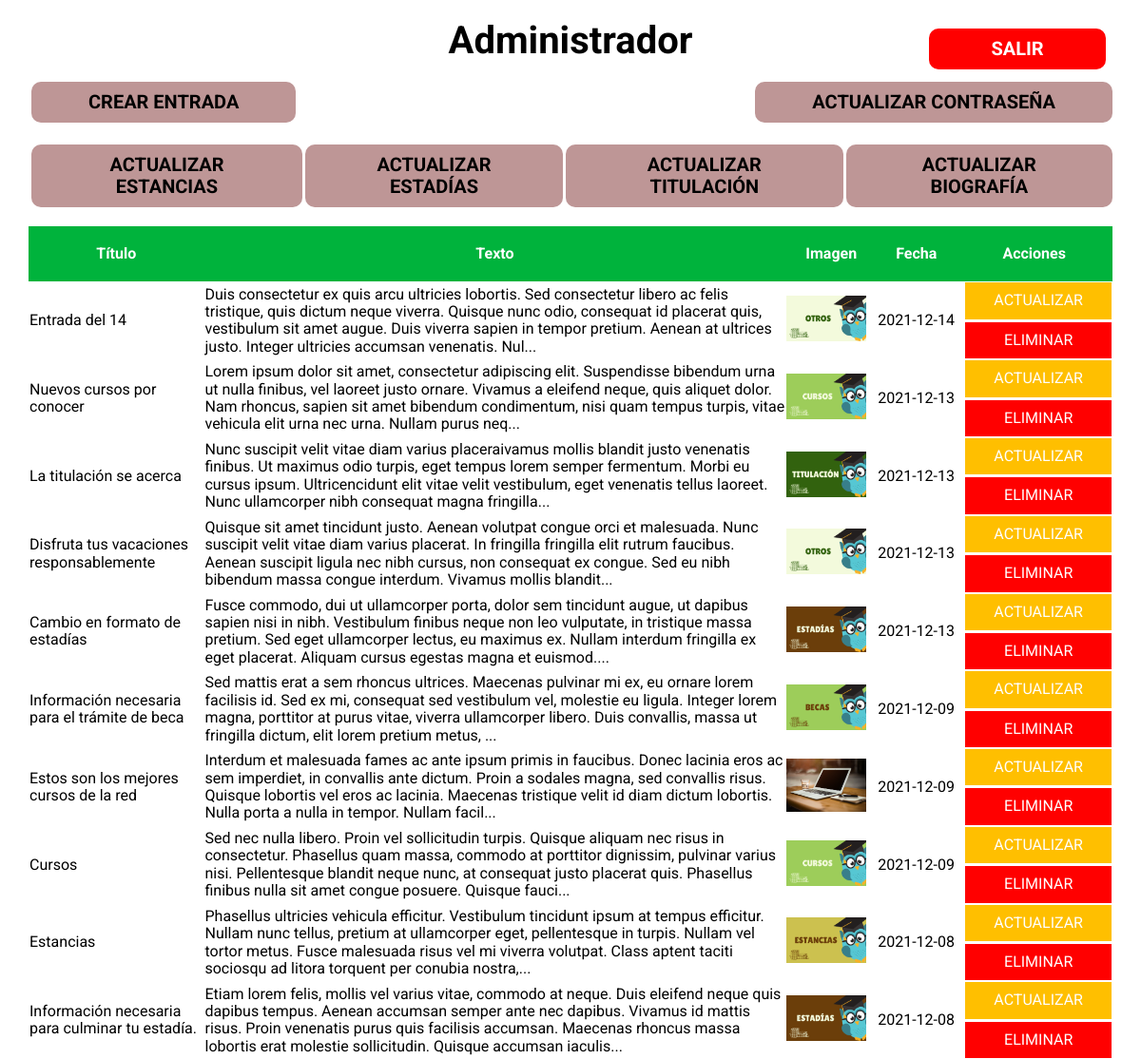
The page /portalCoordinadoresUPG/admin/index.php?carrera=sistemas (signed in) on the database its author committed.
### tables this page shows
CREATE TABLE `entradas` (
  `id` int(11) NOT NULL AUTO_INCREMENT,
  `carrera` varchar(60) DEFAULT NULL,
  `titulo` varchar(100) DEFAULT NULL,
  `texto` longtext,
  `imagen` varchar(200) DEFAULT NULL,
  `fecha` date DEFAULT NULL,
  `filtro` varchar(45) DEFAULT NULL,
  PRIMARY KEY (`id`)
);

### portalCoordinadoresUPG/admin/index.php (the view, shortened to what this page needs)
<?php
    $carrera = $_GET['carrera'];
    $db = conectarDB();
    $query = "SELECT * FROM entradas WHERE carrera = '${carrera}' ORDER BY id DESC";
    $resultadoConsulta = mysqli_query($db, $query);
?>
<!DOCTYPE html>
<html lang="en">
<head>
    <link rel="stylesheet" href="../build/css/app.css">
</head>
<body>
    <main class="contenedor">
        <div class="header-admin">
            <h1 class="titulo-administrador">Administrador</h1>
            <button class="btn btn-salir">
                <a href="../logout.php">Salir</a>
            </button>
        </div>
        <div class="botones botones-principal">
            <button class="btn btn-admin">
                <a href="entradas/crear.php?carrera=<?php echo $carrera;?>" class="btn">Crear Entrada</a>
            </button>
            <div class="config">
                <button class="btn btn-admin">
                    <a href="restaurar.php?carrera=<?php echo $carrera;?>" class="btn">Actualizar contraseña</a>
                </button>
            </div>
        </div>
        <div class="botones botones-secciones">
            <button class="btn btn-admin">
                <a href="actualizar-secciones.php/?carrera=<?php echo $carrera;?>&seccion=estancias">Actualizar Estancias</a>
            </button>
            <button class="btn btn-admin">
                <a href="actualizar-secciones.php/?carrera=<?php echo $carrera;?>&seccion=estadias">Actualizar Estadías</a>
            </button>
            <button class="btn btn-admin">
                <a href="actualizar-secciones.php/?carrera=<?php echo $carrera;?>&seccion=titulacion">Actualizar Titulación</a>
            </button>
            <button class="btn btn-admin">
                <a href="actualizar-biografia.php/?carrera=<?php echo $carrera;?>">Actualizar Biografía</a>
            </button>
        </div>
        <table class="entradas-admin">
            <thead>
                <tr>
                    <th>Título</th>
                    <th>Texto</th>
                    <th>Imagen</th>
                    <th>Fecha</th>
                    <th>Acciones</th>
                </tr>
            </thead>
            <tbody>
                <?php while($entrada = mysqli_fetch_assoc($resultadoConsulta)) : ?>
                    <tr>
                        <td><?php echo $entrada['titulo'];?> </td>
                        <td><?php echo substr($entrada['texto'],0,300) . '...';?></td>
                        <td>
                            <?php if($entrada['imagen']) : ?>
                                <img class="imagen-tabla" src="<?php echo "../imagenes/" . $entrada['imagen']; ?>"  alt="Imagen Entrada">
                            <?php endif ?>
                        </td>
                        <td class="fecha-actualizarEntradas"><?php echo $entrada['fecha'];?></td>
                        <td class="botones-act-eli">
                            <a href="entradas/editar.php?id=<?php echo $entrada['id'] . '&carrera=' .$carrera;?>" class="btn btn-amarillo">Actualizar</a>
                            <form method='POST' class="eliminar">
                                <input type="submit" class="btn btn-rojo" value="eliminar">
                            </form>
                        </td>
                    </tr>
                <?php endwhile; ?>
            </tbody>
        </table>
    </main>
</body>
</html>

### portalCoordinadoresUPG/build/css/app.css (style rules this page uses)
html { line-height: 1.15; -webkit-text-size-adjust: 100%; }
body { margin: 0; }
main { display: block; }
h1 { font-size: 2em; margin: 0.67em 0; }
a { background-color: transparent; }
img { border-style: none; }
button, input, optgroup, select, textarea { font-family: inherit; font-size: 100%; line-height: 1.15; margin: 0; }
button, input { overflow: visible; }
button, select { text-transform: none; }
button, [type=button], [type=reset], [type=submit] { -webkit-appearance: button; }
html { font-size: 62.5%; box-sizing: border-box; scroll-behavior: smooth; }
*, *:before, *:after { box-sizing: inherit; }
body { font-family: "Roboto", sans-serif; font-size: 1.6rem; }
.contenedor { max-width: 120rem; width: 95%; margin: 0 auto; }
a { text-decoration: none; }
img { max-width: 100%; }
h1, h2, h3 { margin: 0; }
h1 { font-size: 4rem; text-align: center; padding-top: 2rem; }
.btn { padding: 1rem 3rem; text-align: center; border: none; text-transform: uppercase; }
.header-admin { display: grid; gap: 1rem; grid-template-columns: repeat(3, 1fr); }
.header-admin .titulo-administrador { grid-column: 2/3; }
.btn-rojo { background-color: #FF0000; display: block; margin-top: 0.3rem; color: #FFF; width: 100%; }
.btn-amarillo { background-color: #ffbf00; display: block; color: #FFF; }
.btn-salir { background-color: #FF0000; font-weight: 700; font-size: 2rem; border-radius: 1rem; transform: translateX(0); max-width: 50%; margin-top: 3rem; margin-left: 18rem; }
.btn-salir:before { content: ""; position: absolute; width: 70%; left: 15%; top: 100%; height: 1rem; background-image: radial-gradient(ellipse, rgba(0, 0, 0, 0.35) 0%, rgba(0, 0, 0, 0) 80%); transition: 0.4s; opacity: 0; }
.btn-salir a { color: #FFF; }
.btn-admin { background-color: #be9696; display: block; margin-top: 0.3rem; margin-left: 0.3rem; font-weight: 700; font-size: 2rem; border-radius: 1rem; transform: translateX(0); }
.btn-admin:before { content: ""; position: absolute; width: 70%; left: 15%; top: 100%; height: 1rem; background-image: radial-gradient(ellipse, rgba(0, 0, 0, 0.35) 0%, rgba(0, 0, 0, 0) 80%); transition: 0.4s; opacity: 0; }
.btn-admin a { color: #000; }
.botones-principal { margin-top: 1rem; display: flex; justify-content: space-between; }
.botones-principal .config { display: flex; }
.botones-secciones { padding: 2rem 0; display: flex; justify-content: space-between; }
table.entradas-admin { width: 100%; border-spacing: 0; }
table.entradas-admin thead { background-color: #00b33c; }
table.entradas-admin thead th { color: #FFF; padding: 2rem; }
table.entradas-admin .imagen-tabla { width: 10rem; padding-right: 1rem; }
table.entradas-admin .botones-act-eli { padding-left: 1rem; }
.eliminar { width: 100%; }

### rows shown on the page
entradas: titulo "Entrada del 14", texto "Duis consectetur ex quis arcu ultricies lobortis. Sed consectetur libero ac felis tristique, quis dictum neque viverra. Quisque nunc odio, consequat id placerat quis, vestibulum sit amet augue. Duis viverra sapien in tempor pretium. Aenean at ultrices justo. Integer ultricies accumsan venenatis. Nul", imagen (picture), fecha "2021-12-14"
entradas: titulo "Nuevos cursos por conocer", texto "Lorem ipsum dolor sit amet, consectetur adipiscing elit. Suspendisse bibendum urna ut nulla finibus, vel laoreet justo ornare. Vivamus a eleifend neque, quis aliquet dolor. Nam rhoncus, sapien sit amet bibendum condimentum, nisi quam tempus turpis, vitae vehicula elit urna nec urna. Nullam purus neq", imagen (picture), fecha "2021-12-13"
entradas: titulo "La titulación se acerca", texto "Nunc suscipit velit vitae diam varius placeraivamus mollis blandit justo venenatis finibus. Ut maximus odio turpis, eget tempus lorem semper fermentum. Morbi eu cursus ipsum. Ultricencidunt elit vitae velit vestibulum, eget venenatis tellus laoreet. Nunc ullamcorper nibh consequat magna fringilla", imagen (picture), fecha "2021-12-13"
entradas: titulo "Disfruta tus vacaciones responsablemente", texto "Quisque sit amet tincidunt justo. Aenean volutpat congue orci et malesuada. Nunc suscipit velit vitae diam varius placerat. In fringilla fringilla elit rutrum faucibus. Aenean suscipit ligula nec nibh cursus, non consequat ex congue. Sed eu nibh bibendum massa congue interdum. Vivamus mollis blandit", imagen (picture), fecha "2021-12-13"
entradas: titulo "Cambio en formato de estadías", texto "Fusce commodo, dui ut ullamcorper porta, dolor sem tincidunt augue, ut dapibus sapien nisi in nibh. Vestibulum finibus neque non leo vulputate, in tristique massa pretium. Sed eget ullamcorper lectus, eu maximus ex. Nullam interdum fringilla ex eget placerat. Aliquam cursus egestas magna et euismod.", imagen (picture), fecha "2021-12-13"
entradas: titulo "Información necesaria para el trámite de beca", texto "Sed mattis erat a sem rhoncus ultrices. Maecenas pulvinar mi ex, eu ornare lorem facilisis id. Sed ex mi, consequat sed vestibulum vel, molestie eu ligula. Integer lorem magna, porttitor at purus vitae, viverra ullamcorper libero. Duis convallis, massa ut fringilla dictum, elit lorem pretium metus,", imagen (picture), fecha "2021-12-09"
entradas: titulo "Estos son los mejores cursos de la red", texto "Interdum et malesuada fames ac ante ipsum primis in faucibus. Donec lacinia eros ac sem imperdiet, in convallis ante dictum. Proin a sodales magna, sed convallis risus. Quisque lobortis vel eros ac lacinia. Maecenas tristique velit id diam dictum lobortis. Nulla porta a nulla in tempor. Nullam facil", imagen (picture), fecha "2021-12-09"
entradas: titulo "Cursos", texto "Sed nec nulla libero. Proin vel sollicitudin turpis. Quisque aliquam nec risus in consectetur. Phasellus quam massa, commodo at porttitor dignissim, pulvinar varius nisi. Pellentesque blandit neque nunc, at consequat justo placerat quis. Phasellus finibus nulla sit amet congue posuere. Quisque fauci", imagen (picture), fecha "2021-12-09"
entradas: titulo "Estancias", texto "Phasellus ultricies vehicula efficitur. Vestibulum tincidunt ipsum at tempus efficitur. Nullam nunc tellus, pretium at ullamcorper eget, pellentesque in turpis. Nullam vel tortor metus. Fusce malesuada risus vel mi viverra volutpat. Class aptent taciti sociosqu ad litora torquent per conubia nostra,", imagen (picture), fecha "2021-12-08"
entradas: titulo "Información necesaria para culminar tu estadía.", texto "Etiam lorem felis, mollis vel varius vitae, commodo at neque. Duis eleifend neque quis dapibus tempus. Aenean accumsan semper ante nec dapibus. Vivamus id mattis risus. Proin venenatis purus quis facilisis accumsan. Maecenas rhoncus massa lobortis erat molestie sollicitudin. Quisque accumsan iaculis", imagen (picture), fecha "2021-12-08"
